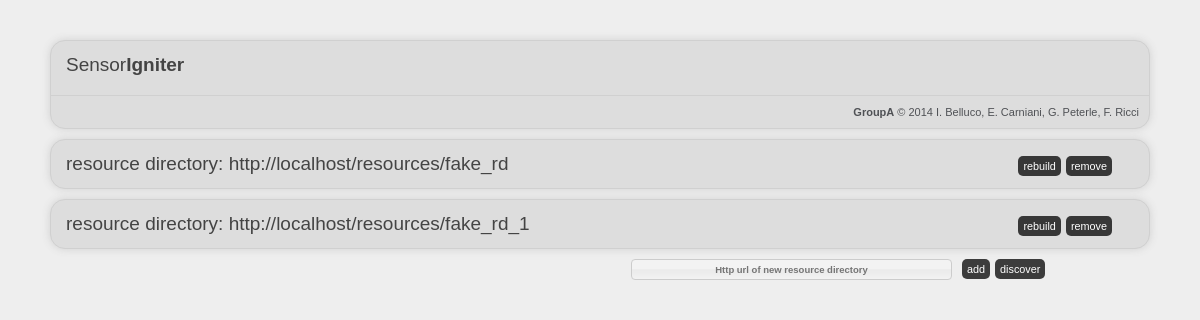
The app's page /, older data.
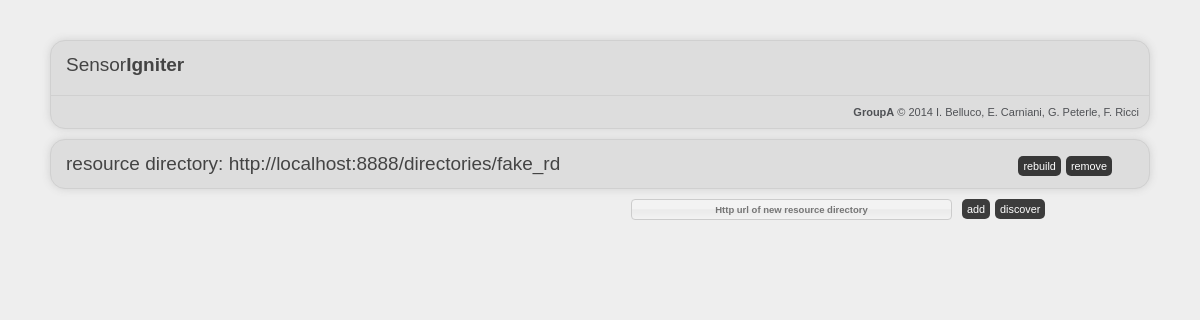
The same page, newer data.
### tables this page shows
CREATE TABLE `Directory` (
  `id` int(11) unsigned NOT NULL AUTO_INCREMENT,
  `url` varchar(255) NOT NULL DEFAULT '',
  `description` varchar(255) NOT NULL DEFAULT '',
  `name` varchar(255) NOT NULL DEFAULT '',
  PRIMARY KEY (`id`),
  UNIQUE KEY `url` (`url`)
);

### application/controllers/directories.php (called while the page is built, shortened)
<?php if ( ! defined('BASEPATH')) exit('No direct script access allowed');
class Directories extends CI_Controller {
	public function index() {
		$directories = $this->Directory_model->list_all();
		$this->load->view('list_directories', array("directories" => $directories));
	}
}

### index.php (called while the page is built, shortened)
<?php
require_once BASEPATH.'core/CodeIgniter.php';

### application/models/directory_model.php (called while the page is built, shortened)
<?php
class Directory_model extends CI_Model {
	function list_all() {
		return $this->db->get(Directory_model::TABLENAME)->result();
	}
}

### application/views/list_directories.php (the view, shortened to what this page needs)
<?php $this->load->view('header');?>
<?php foreach($directories as $directory) { ?>
<div class="container directory">
	<h1>resource directory: <?php echo $directory->url; ?></h1>
	<div class="toolbar">
		<a class="smallButton removeDirectory" rel="<?php echo $directory->id; ?>" title="Remove resource directory and all related resources">remove</a>
		<a class="smallButton rebuildDirectory" rel="<?php echo $directory->id; ?>" title="Rebuild resource directory">rebuild</a>
	</div>
	<?php $this->load->view('ajax_list_resources', array('boards' => $this->Board_model->list_by_directory($directory->id))); ?>
</div>
<?php } ?>
	<div class="body directory">
		<a class="smallButton discoverDirectories" title="Discover resource directories">Discover</a>
		<a class="smallButton addDirectory" title="Add new resource directory">Add</a>
		<input class="addDirectory"></input>
	</div>
<?php $this->load->view('footer');?>

### application/views/header.php (shortened to what this page needs)
<!DOCTYPE html>
<html lang="en">
<head>
	<link href="/css/style.css" rel="stylesheet" type="text/css">
	<link rel="stylesheet" href="/css/ui-lightness/jquery-ui-1.10.4.min.css">
    <link rel="stylesheet" href="/js/fancybox/jquery.fancybox.css?v=2.1.15" type="text/css" media="screen" />
</head>
<body>
<div class="container">
	<h1>Sensor<b>Igniter</b></h1>
	<p class="footer"><strong>GroupA</strong> &copy; 2014 I. Belluco, E. Carniani, G. Peterle, F. Ricci</p>
</div>

### application/views/footer.php
</body>
</html>

### css/style.css (style rules this page uses)
html { background-color: #eee; }
input.addDirectory { float: right; font-size: 9.5px; margin-right: 10px; width: 300px; }
.smallButton { background-color: rgba(0,0,0,0.75); color: white; text-transform: lowercase; padding-left: 5px; padding-right: 5px; font-size:smaller; border-radius: 5px; float: right; margin-right: 5px; cursor: pointer; text-decoration:none; }
.toolbar { float: right; position: relative; right: 32px; top: -32px; }
body { margin: 40px; font: 13px/20px normal Helvetica, Arial, sans-serif; color: #4F5155; }
a { color: #003399; background-color: transparent; font-weight: normal; }
h1 { color: #444; background-color: transparent; font-size: 19px; font-weight: normal; margin: 0 0 14px 0; padding: 14px 15px 0 15px; }
.body { margin: 0 15px 0 15px; }
p.footer { text-align: right; font-size: 11px; border-top: 1px solid #D0D0D0; line-height: 32px; padding: 0 10px 0 10px; margin: 20px 0 0 0; }
.container { background-color: #ddd; margin: 10px; border: 1px solid #D0D0D0; -webkit-box-shadow: 0 0 8px #D0D0D0; border-radius: 15px; }

Row changes from the older to the newer data that the page shows:
removed directory: url "http://localhost/resources/fake_rd"
removed directory: url "http://localhost/resources/fake_rd_1"
added directory: url "http://localhost:8888/directories/fake_rd"
